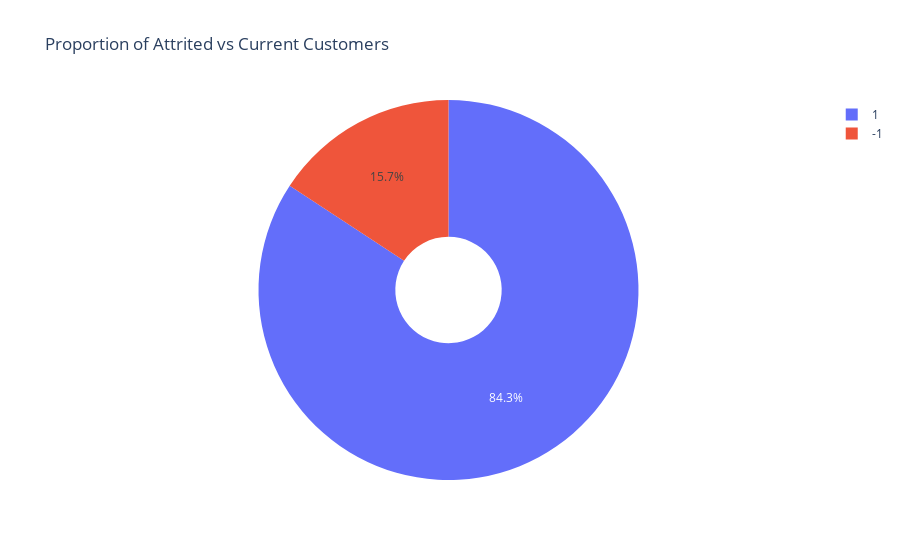

The code cell stored with this chart in its notebook:
### Code cell
# plot pie chart with percentage of target data
ex.pie(starter_df, names="Status", title="Proportion of Attrited vs Current Customers", hole=0.28)

### Figure 1 — Plotly figure (JSON) as saved in the notebook; plotly's stock layout.template omitted (floating-point values rounded to 4 significant figures; data arrays with more than 128 entries replaced by an {"elided": "..."} marker saying what was removed)
{"data": [{"domain": {"x": [0, 1], "y": [0, 1]}, "hole": 0.28, "hovertemplate": "Status=%{label}<extra></extra>", "labels": {"elided": "4490 int values"}, "legendgroup": "", "name": "", "showlegend": true, "type": "pie"}], "layout": {"autosize": true, "legend": {"tracegroupgap": 0}, "title": {"text": "Proportion of Attrited vs Current Customers"}}}
